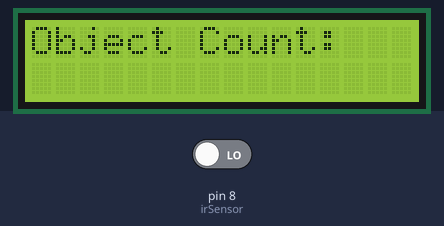
Simulated run of this sketch. Board: Arduino Uno, built with avr-gcc and run on an emulated ATmega328P. Parts: 16×2 character LCD. The test bench sets the inputs (shaded band); at power-on: pin 8 (irSensor) LOW.

Above: at 1.2 s.
1.3 s: pin 8 (irSensor) driven HIGH
At 2.2 s:
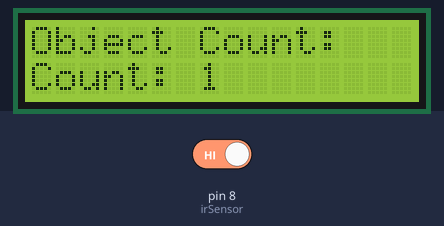
Timing chart, 0 to 4.3 s (numbered marks = the images above; inputs shaded):
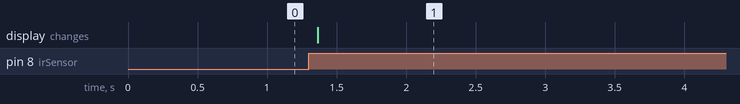

Measured:
- after the input at 1.3 s, the display: changes after 0.07 s (image 1)

The sketch:

Object_Counter_With_IrSensor_LCDdisplay.ino
```cpp
#include <LiquidCrystal.h>

// Initialize the library with the numbers of the interface pins
LiquidCrystal lcd(7, 6, 5, 4, 3, 2);

int irSensor = 8; // IR sensor connected to pin 8
int objectCount = 0;
int sensorState = 0;
int lastSensorState = 0;

void setup() {
  // Set up the LCD's number of columns and rows:
  lcd.begin(16, 2);
  // Print a message to the LCD.
  lcd.print("Object Count:");

  // Initialize the IR sensor pin as input
  pinMode(irSensor, INPUT);
}

void loop() {
  // Read the state of the IR sensor
  sensorState = digitalRead(irSensor);

  // Check if the IR sensor state has changed from low to high
  if (sensorState == HIGH && lastSensorState == LOW) {
    objectCount++;
    lcd.setCursor(0, 1); // Move the cursor to the second row
    lcd.print("Count: ");
    lcd.print(objectCount);
  }

  // Save the current state as the last state
  lastSensorState = sensorState;

  delay(100); // Small delay to debounce the sensor
}
```
